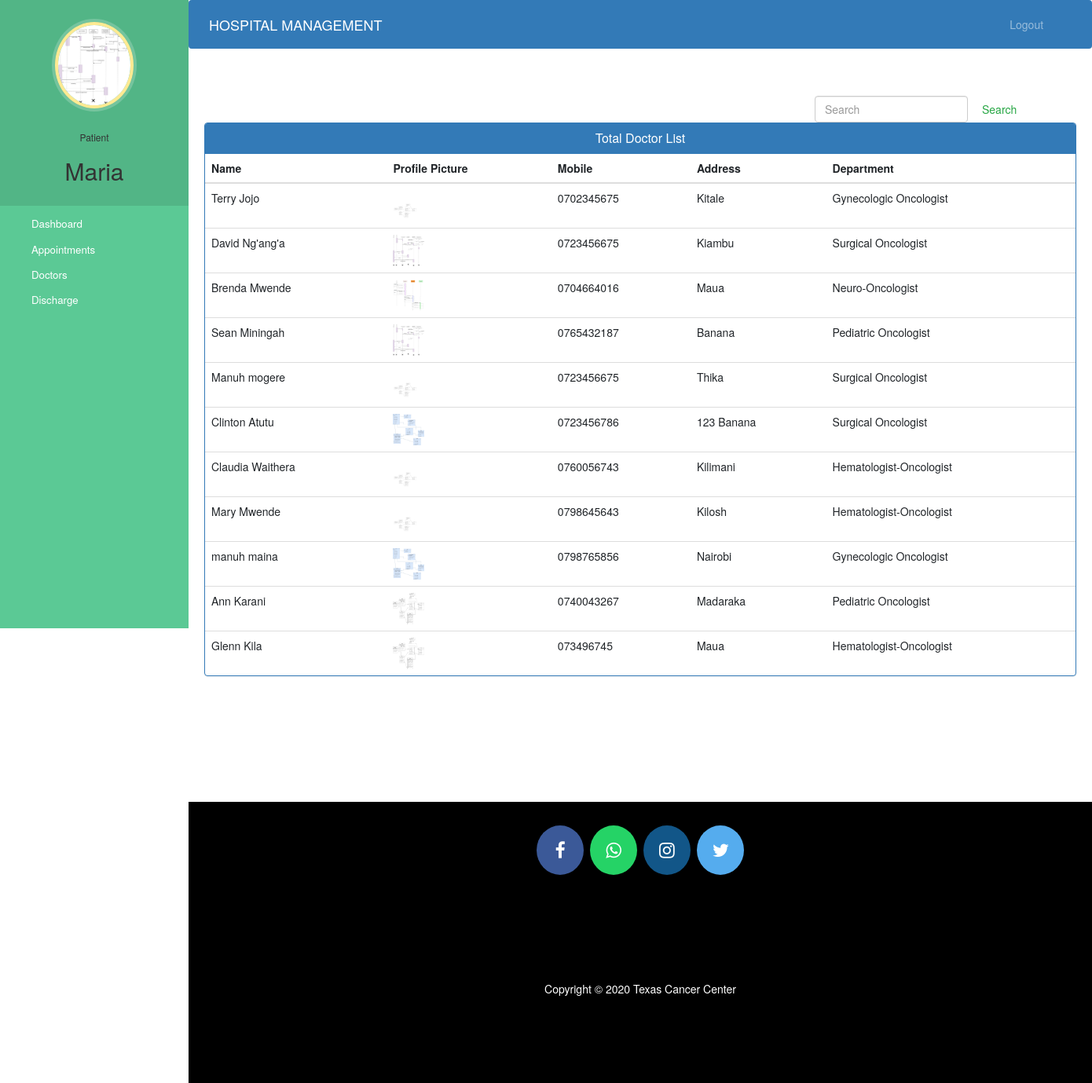
Screenshot of /patient-view-doctor (signed in) with the database file from the repository.
### hospital/models.py (models this page shows, shortened)
class Patient(models.Model):
    user=models.OneToOneField(User,on_delete=models.CASCADE)
    profile_pic= models.ImageField(upload_to='profile_pic/PatientProfilePic/',null=True,blank=True)
    address = models.CharField(max_length=40)
    mobile = models.CharField(max_length=20,null=False)
    symptoms = models.CharField(max_length=100,null=False)
    assignedDoctorId = models.PositiveIntegerField(null=True)
    admitDate=models.DateField(auto_now=True)
    status=models.BooleanField(default=False)

class Doctor(models.Model):
    user=models.OneToOneField(User,on_delete=models.CASCADE)
    profile_pic= models.ImageField(upload_to='profile_pic/DoctorProfilePic/',null=True,blank=True)
    address = models.CharField(max_length=40)
    mobile = models.CharField(max_length=20,null=True)
    department= models.CharField(max_length=50,choices=departments,default='Cardiologist')
    status=models.BooleanField(default=False)
    @property
    def get_name(self):
        return self.user.first_name+" "+self.user.last_name

### hospital/views.py (the view)
# urls.py: path('patient-view-doctor', views.patient_view_doctor_view,name='patient-view-doctor'),
def patient_view_doctor_view(request):
    doctors=models.Doctor.objects.all().filter(status=True)
    patient=models.Patient.objects.get(user_id=request.user.id) #for profile picture of patient in sidebar
    return render(request,'hospital/patient_view_doctor.html',{'patient':patient,'doctors':doctors})

### templates/hospital/patient_view_doctor.html (shortened to what this page needs)
{% extends 'hospital/patient_base.html' %}
{% block content %}
{%load static%}
<head>
  <link href="//netdna.bootstrapcdn.com/bootstrap/3.0.0/css/bootstrap.min.css" rel="stylesheet" id="bootstrap-css">
</head>
<div class="container">
    <form  action="/searchdoctor" method="get" style="margin-left:70%;" class="form-inline my-2 my-lg-0">
      <input class="form-control mr-sm-2" type="search" placeholder="Search" name="query" id="query" aria-label="Search">
      <button class="btn btn-outline-success my-2 my-sm-0" type="submit">Search</button>
    </form>
  {% if doctors %}
  <div class="panel panel-primary">
    <div class="panel-heading">
      <h6 class="panel-title"> Total Doctor List</h6>
    </div>
    <table class="table table-hover" id="dev-table">
        <thead>
          <tr>
            <th>Name</th>
            <th>Profile Picture</th>
            <th>Mobile</th>
            <th>Address</th>
            <th>Department</th>
          </tr>
        </thead>
        {% for d in doctors %}
        <tr>
          <td> {{d.get_name}}</td>
          <td> <img src="{% static d.profile_pic.url %}" alt="Profile Pic" height="40px" width="40px" /></td>
          <td>{{d.mobile}}</td>
          <td>{{d.address}}</td>
          <td>{{d.department}}</td>
        </tr>
        {% endfor %}
      </table>
  </div>
  {%else%}
  <br><br><br>
  <h4 style="text-align: center;color: red;">No Doctor Found !!!</h4>
  {% endif %}
</div>
{% endblock content %}

### templates/hospital/patient_base.html (shortened to what this page needs)
<!DOCTYPE html>
{% load static %}
<html lang="en">
<head>
  <link rel="stylesheet" href="https://stackpath.bootstrapcdn.com/bootstrap/4.3.1/css/bootstrap.min.css">
  <link rel="stylesheet" href="https://maxcdn.bootstrapcdn.com/font-awesome/4.7.0/css/font-awesome.min.css">
</head>
<body>
  <nav class="menu" tabindex="0">
    <header class="avatar">
      <img src="{% static patient.profile_pic.url %}" alt="Profile Pic" />
      <br><br>
      <h6>Patient</h6>
      <h2>{{request.user.first_name}}</h2>
    </header>
    <ul>
      <li tabindex="0" class="icon-dashboard"> <a style="color:white; text-decoration:none;" href="/patient-dashboard"><span>Dashboard</span></a> </li>
      <li tabindex="0" class="icon-calendar"> <a style="color:white; text-decoration:none;" href="/patient-appointment"><span>Appointments</span></a></li>
      <li tabindex="0" class="icon-users"> <a style="color:white; text-decoration:none;" href="/patient-view-doctor"><span>Doctors</span></a></li>
      <li tabindex="0" class="icon-users"> <a style="color:white; text-decoration:none;" href="/patient-discharge"><span>Discharge</span></a></li>
    </ul>
  </nav>
  <main>
    <div class="bs-example">
      <nav class="navbar navbar-expand-md  navbar-dark fixed-top" style="background:#337AB7;">
        <a href="/patient-dashboard" class="navbar-brand">HOSPITAL MANAGEMENT</a>
        <div class="collapse navbar-collapse justify-content-between" id="navbarCollapse">
          <div class="navbar-nav" style=" margin-left: 90%;">
            <a href="/logout" class="nav-item nav-link">Logout</a>
          </div>
        </div>
      </nav>
    </div>
    <br><br>
    {% block content %}
    {% endblock content %}
    <br><br><br><br><br><br><br>
    <footer>
      <p>
        <a id="ftr" href="https://facebook.com/sumit.luv/" class="fa fa-facebook"></a>
        <a id="ftr" href="https://api.whatsapp.com/send?phone=919572181024&text=Hello%20Sumit.%0d%0aHow%20are%20you%20%3f%0d%0aI%20came%20from%20your%20website.&source=&data=#" class="fa fa-whatsapp"></a>
        <a id="ftr" href="https://instagram.com/sumit.luv" class="fa fa-instagram"></a>
        <a id="ftr" href="https://twitter.com/sumitkumar1503" class="fa fa-twitter"></a>
      </p>
      <br>
      <div class="container">
        <div class="row">
          <div class="col-md-12 col-sm-12">
            <div style="color:#ffffff;" class="wow fadeInUp footer-copyright">
              <p>
                Copyright &copy; 2020 Texas Cancer Center  </p>
            </div>
          </div>
        </div>
      </div>
    </footer>
  </main>
</body>
</html>

### templates/hospital/patient_base.html (style rules this page uses)
a:link { text-decoration: none; }
a { color: white; }
footer { padding: 0px 0px 0px 0px; background-color: black; margin: 0px; }
#ftr { padding: 20px; }
.fa { font-size: 23px; width: 60px; text-align: center; text-decoration: none; margin: 5px 2px; border-radius: 50%; }
.fa-facebook { background: #3B5998; color: white; margin-top: 30px; }
.fa-whatsapp { background: #25d366; color: white; }
.fa-twitter { background: #55ACEE; color: white; }
.fa-instagram { background: #125688; color: white; }
p { text-align: center; }
body { padding-left: 240px; }
main { position: relative; height: 100vh; }
.menu { background: #5bc995; height: 100vh; width: 240px; position: fixed; top: 0px; left: 0; z-index: 5; outline: none; }
.menu .avatar { background: rgba(0, 0, 0, 0.1); padding: 2em 0.5em; text-align: center; }
.menu .avatar img { width: 100px; border-radius: 50%; overflow: hidden; border: 4px solid #ffea92; box-shadow: 0 0 0 4px rgba(255, 255, 255, 0.2); }
.menu .avatar h2 { font-weight: normal; margin-bottom: 0; }
.menu ul { list-style: none; padding: 0.5em 0; margin: 0; }
.menu ul li { padding: 0.5em 1em 0.5em 3em; font-size: 0.95em; font-weight: regular; background-repeat: no-repeat; background-position: left 15px center; background-size: auto 20px; transition: all 0.15s linear; cursor: pointer; }
.menu ul li.icon-dashboard { background-image: url("http://www.entypo.com/images//gauge.svg"); }
.menu ul li.icon-users { background-image: url("http://www.entypo.com/images//users.svg"); }
.menu ul li.icon-calendar { background-image: url("http://www.entypo.com/images//calendar.svg"); }

### templates/hospital/patient_view_doctor.html (style rules this page uses)
a:link { text-decoration: none; }
h6 { text-align: center; }
.row { margin: 100px; }

### rows the page displays
Patient: profile_pic (picture)
Doctor: get_name "Terry Jojo", profile_pic (picture), mobile "0702345675", address "Kitale", department "Gynecologic Oncologist"
Doctor: get_name "David Ng'ang'a", profile_pic (picture), mobile "0723456675", address "Kiambu", department "Surgical Oncologist"
Doctor: get_name "Brenda Mwende", profile_pic (picture), mobile "0704664016", address "Maua", department "Neuro-Oncologist"
Doctor: get_name "Sean Miningah", profile_pic (picture), mobile "0765432187", address "Banana", department "Pediatric Oncologist"
Doctor: get_name "Manuh mogere", profile_pic (picture), mobile "0723456675", address "Thika", department "Surgical Oncologist"
Doctor: get_name "Clinton Atutu", profile_pic (picture), mobile "0723456786", address "123 Banana", department "Surgical Oncologist"
Doctor: get_name "Claudia Waithera", profile_pic (picture), mobile "0760056743", address "Kilimani", department "Hematologist-Oncologist"
Doctor: get_name "Mary Mwende", profile_pic (picture), mobile "0798645643", address "Kilosh", department "Hematologist-Oncologist"
Doctor: get_name "manuh maina", profile_pic (picture), mobile "0798765856", address "Nairobi", department "Gynecologic Oncologist"
Doctor: get_name "Ann Karani", profile_pic (picture), mobile "0740043267", address "Madaraka", department "Pediatric Oncologist"
Doctor: get_name "Glenn Kila", profile_pic (picture), mobile "073496745", address "Maua", department "Hematologist-Oncologist"

### other values shown
{{ request.user.first_name }} "Maria"
